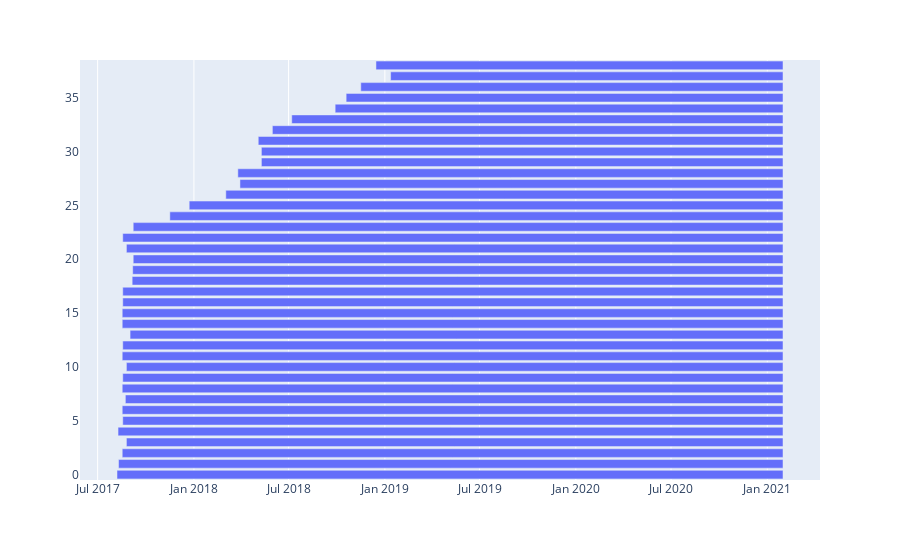

Notebook code cell kept with this figure:
### Markdown cell above
## Data duration
* Different stores have different start days. To ensure sufficient data for modelling, we select only stores which:
    * are active until at least January 2021, and
    * have been active for more than 2 years
* As a result, 39 stores were selected. Among these, 26 stores have been in business for at least 3 years.

### Code cell
ls_first_day = []
for id in store_list: 
    ls_first_day.append(df_wide[id].first_valid_index())
df_dur = pd.DataFrame({'first': ls_first_day, 'last': '2021-01-31'}, index=store_list)

fig = px.timeline(df_dur, x_start="first", x_end="last")
fig.update_yaxes()
fig.show()

### Figure 1 — Plotly figure (JSON) as saved in the notebook; plotly's stock layout.template omitted (floating-point values rounded to 4 significant figures)
{"data": [{"alignmentgroup": "True", "base": ["2017-08-07T00:00:00", "2017-08-10T00:00:00", "2017-08-17T00:00:00", "2017-08-25T00:00:00", "2017-08-09T00:00:00", "2017-08-18T00:00:00", "2017-08-17T00:00:00", "2017-08-23T00:00:00", "2017-08-17T00:00:00", "2017-08-18T00:00:00", "2017-08-25T00:00:00", "2017-08-17T00:00:00", "2017-08-18T00:00:00", "2017-09-01T00:00:00", "2017-08-17T00:00:00", "2017-08-17T00:00:00", "2017-08-18T00:00:00", "2017-08-18T00:00:00", "2017-09-05T00:00:00", "2017-09-06T00:00:00", "2017-09-07T00:00:00", "2017-08-25T00:00:00", "2017-08-18T00:00:00", "2017-09-07T00:00:00", "2017-11-16T00:00:00", "2017-12-23T00:00:00", "2018-03-03T00:00:00", "2018-03-30T00:00:00", "2018-03-26T00:00:00", "2018-05-10T00:00:00", "2018-05-10T00:00:00", "2018-05-04T00:00:00", "2018-05-31T00:00:00", "2018-07-07T00:00:00", "2018-09-28T00:00:00", "2018-10-19T00:00:00", "2018-11-16T00:00:00", "2019-01-12T00:00:00", "2018-12-15T00:00:00"], "hovertemplate": "first=%{base}<br>last=%{x}<extra></extra>", "legendgroup": "", "marker": {"color": "#636efa"}, "name": "", "offsetgroup": "", "orientation": "h", "showlegend": false, "textposition": "auto", "type": "bar", "x": [109987200000, 109728000000, 109123200000, 108432000000, 109814400000, 109036800000, 109123200000, 108604800000, 109123200000, 109036800000, 108432000000, 109123200000, 109036800000, 107827200000, 109123200000, 109123200000, 109036800000, 109036800000, 107481600000, 107395200000, 107308800000, 108432000000, 109036800000, 107308800000, 101260800000, 98064000000, 92016000000, 89683200000, 90028800000, 86140800000, 86140800000, 86659200000, 84326400000, 81129600000, 73958400000, 72144000000, 69724800000, 64800000000, 67219200000], "xaxis": "x", "yaxis": "y"}], "layout": {"barmode": "overlay", "legend": {"tracegroupgap": 0}, "margin": {"t": 60}, "xaxis": {"anchor": "y", "domain": [0, 1], "type": "date"}, "yaxis": {"anchor": "x", "domain": [0, 1]}}}
